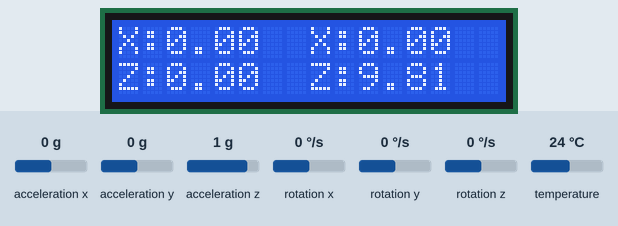
The sketch below on a simulated Arduino Uno, built with avr-gcc and run on an emulated ATmega328P. Shown: 16×2 character LCD. The test bench sets the inputs (shaded band); at power-on: acceleration x 0 g, acceleration y 0 g, acceleration z 1 g, rotation x 0 °/s, rotation y 0 °/s, rotation z 0 °/s, temperature 24 °C. What the sketch prints to the serial monitor is not drawn.

Above: at 1.3 s.
1.4 s: acceleration x set to -0.8 g
At 2.2 s:
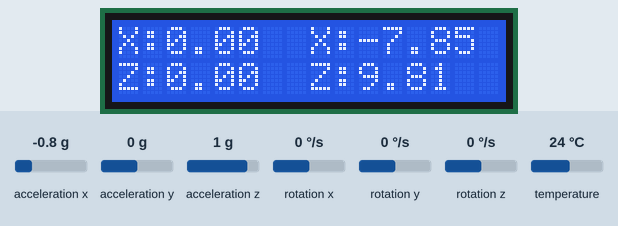
4.5 s: acceleration y set to -1.4 g
At 5.5 s:
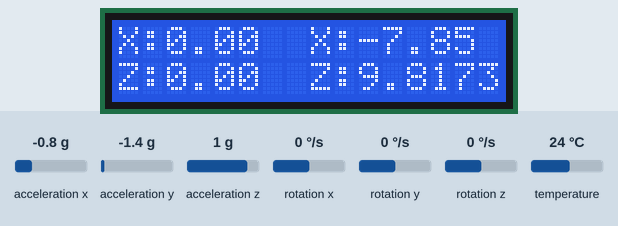
6.0 s: acceleration z set to -1.4 g
At 7.2 s:
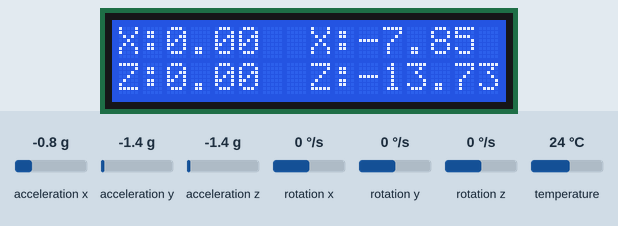
7.7 s: rotation x set to -192 °/s
At 9.0 s:
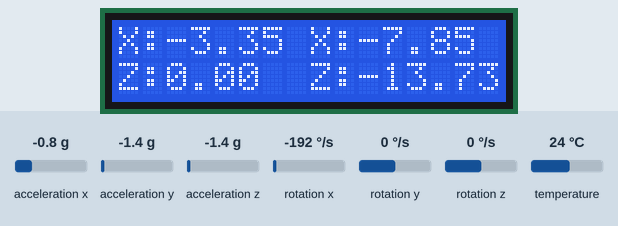
9.3 s: rotation y set to -192 °/s
At 9.9 s:
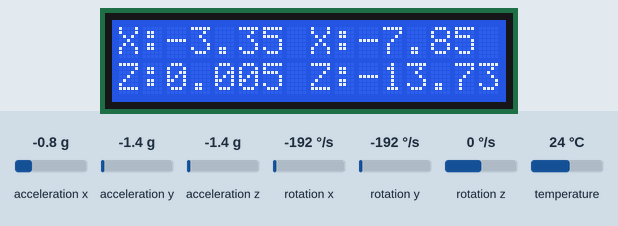
11.0 s: rotation z set to -192 °/s
At 12.0 s:
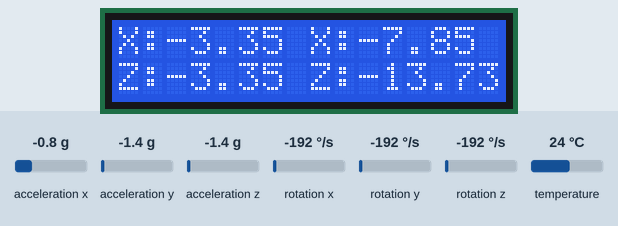
Timing chart, 0 to 13.6 s (numbered marks = the images above; inputs shaded):
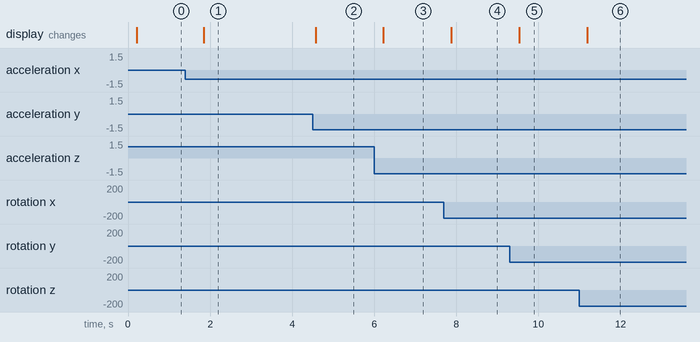

Measured:
- after the input at 1.4 s, the display: changes after 0.45 s (image 1)
- after the input at 4.5 s, the display: changes after 0.08 s (image 2)
- after the input at 6.0 s, the display: changes after 0.23 s (image 3)
- after the input at 7.7 s, the display: changes after 0.18 s (image 4)
- after the input at 9.3 s, the display: changes after 0.23 s (image 5)
- after the input at 11.0 s, the display: changes after 0.19 s (image 6)

The sketch:

mpu6050-lcd_20x4.ino
```cpp
#include <LiquidCrystal_I2C.h>
#include <Adafruit_MPU6050.h>
#include <Adafruit_Sensor.h>
#include <Wire.h>

Adafruit_MPU6050 mpu;
LiquidCrystal_I2C lcd(0x27, 16, 2);

void setup(void) {
  Serial.begin(115200);
  Wire.begin();
  lcd.init();
  lcd.backlight();
  mpu.begin();

  mpu.setAccelerometerRange(MPU6050_RANGE_8_G);
  mpu.setGyroRange(MPU6050_RANGE_500_DEG);
  mpu.setFilterBandwidth(MPU6050_BAND_21_HZ);
  delay(100);
}

void loop() {

  /* Get new sensor events with the readings */
  sensors_event_t a, g, temp;
  mpu.getEvent(&a, &g, &temp);

  /* Print out the values */
  Serial.print("Acceleration X: ");
  Serial.print(a.acceleration.x);
  Serial.print(", Y: ");
  Serial.print(a.acceleration.y);
  Serial.print(", Z: ");
  Serial.print(a.acceleration.z);
  Serial.println(" m/s^2");

  Serial.print("Rotation X: ");
  Serial.print(g.gyro.x);

  Serial.print(", Y: ");
  Serial.print(g.gyro.y);

  Serial.print(", Z: ");
  Serial.print(g.gyro.z);
  Serial.println(" rad/s");


 //print to lcd gyroscope
  lcd.setCursor(0, 0);
  lcd.print("X:");
  lcd.print(g.gyro.x);

  lcd.setCursor(0, 1);
  lcd.print("Y:");
  lcd.print(g.gyro.y);

  lcd.setCursor(0, 2);
  lcd.print("Z:");
  lcd.print(g.gyro.z);

//print to lcd accelerometer
  lcd.setCursor(8, 0);
  lcd.print("X:");
  lcd.print(a.acceleration.x);

  lcd.setCursor(8, 1);
  lcd.print("Y:");
  lcd.print(a.acceleration.y);

  lcd.setCursor(8, 2);
  lcd.print("Z:");
  lcd.print(a.acceleration.z);


  Serial.println("");
  delay(500);
}
```
